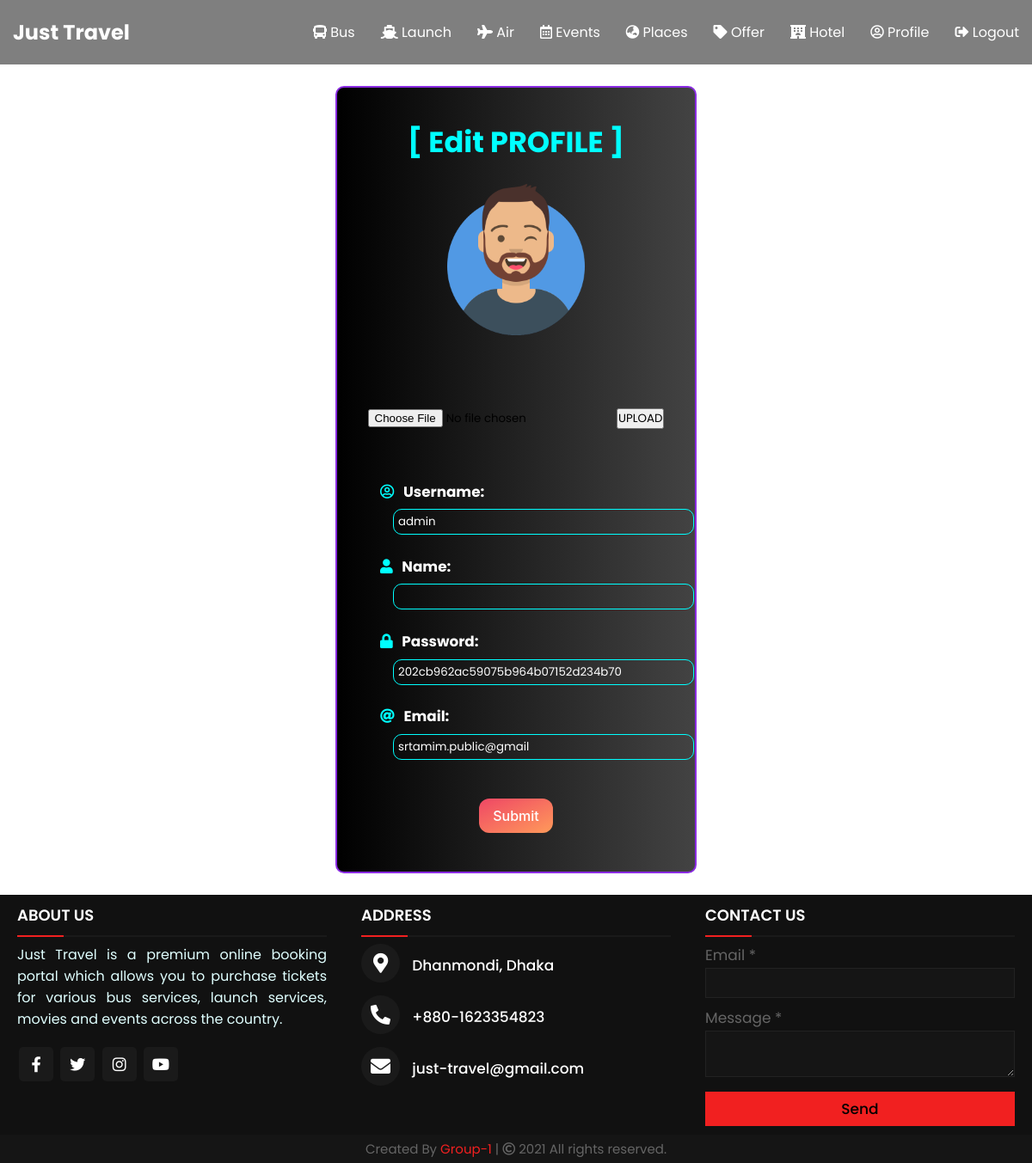
/view/reguser/edit-profile.php?id=5 (signed in), run on the app's committed database.
### tables this page shows
CREATE TABLE `users` (
  `id` bigint(20) NOT NULL,
  `fname` varchar(255) NOT NULL,
  `username` varchar(25) NOT NULL,
  `password` varchar(32) NOT NULL,
  `email` varchar(100) NOT NULL,
  `role` varchar(10) NOT NULL,
  `photo` varchar(255) DEFAULT NULL
);

### model/model.php (called while the page is built, shortened)
<?php
function getUserById($data)
{
    $con = getConnection();
    $sql = "select * from users where id={$data}";
    $result = mysqli_query($con, $sql);
    $data = mysqli_fetch_assoc($result);
    return $data;
}

### view/reguser/edit-profile.php (the view, shortened to what this page needs)
<?php
require_once('../../model/model.php');
$id = $_REQUEST['id'];
$user = getUserById($id);
if (isset($_COOKIE['flag'])) {
?>
    <!DOCTYPE html>
    <html lang="en">
    <head>
        <link rel="stylesheet" href="https://use.fontawesome.com/releases/v5.15.4/css/all.css">
        <link rel="stylesheet" href="./styles/header.css">
        <link rel="stylesheet" href="./styles/banner.css">
        <link rel="stylesheet" href="./styles/footer.css">
        <link rel="stylesheet" href="./styles/text-animation.css">
        <link rel="stylesheet" href="./styles/profile.css">
    </head>
    <body>
        <header>
            <?php include './header.php'; ?>
        </header>
        <main>
            <form method="post" action="../../control/updateUserInfo.php" enctype="multipart/form-data">
                <div class="profile">
                    <center>
                        <h1 style="color:cyan; margin-bottom:15px;">[ Edit PROFILE ]</h1>
                    </center>
                    <center>
                        <?php
                        if (empty($user['photo'])) {
                        ?>
                            <img src="./images/user.png" width="45%">
                        <?php
                        } else {
                        ?>
                            <img src="./images/user.png" id="blah" alt="" width="45%" height="auto" style="border: 2px solid blueviolet; border-radius:50%;">
                        <?php
                        }
                        ?>
                        <br>
                        <br><br>
                        <input type="file" name="fileToUpload" id="fileToUpload" onchange="validateImageAndSize()">
                        <button type="submit" name="upload">UPLOAD</button>
                        <br>
                    </center>
                    <br>
                    <p class="field"><strong><i style="color:cyan" class="far fa-user-circle"></i>&nbsp;&nbsp;&nbsp;Username:</strong>&nbsp;<input class="form-input" type="text" name="username" id="user" onkeyup="validateUsername(document.getElementById('user').value)" value="<?= $user['username'] ?>" disabled></p>
                    <p class="field"><strong><i style="color:cyan" class="fas fa-user"></i>&nbsp;&nbsp;&nbsp;Name:</strong>&nbsp;<input class="form-input" type="text" name="fname" id="fname" onkeyup="validateName(document.getElementById('fname').value)" value="<?= $user['fname']; ?>">
                    </p><span id="nameOutput"></span>
                    <p class="field"><strong><i style="color:cyan" class="fas fa-lock"></i>&nbsp;&nbsp;&nbsp;Password:</strong>&nbsp;<input type="text" class="form-input" name="password" id="pass" onkeyup="validatePassword(document.getElementById('pass').value)" value="<?= $user['password'] ?>">
                    </p>
                    <p class="field"><strong><i style="color:cyan" class="fas fa-at"></i>&nbsp;&nbsp;&nbsp;Email:</strong>&nbsp;<input type="email" class="form-input" name="email" id="email" onkeyup="CheckEmail(document.getElementById('email').value)" value="<?= $user['email'] ?>">
                    </p>
                    <center>
                        <button class="profileButton" id="profileEditButton" name="edit-submit" role="button">Submit</button>
                    </center>
                </div>
            </form>
        </main>
        <footer>
            <?php
            include './footer.php';
            ?>
        </footer>
    </body>
    </html>
<?php
} else {
    header('location: ../../control/user-login.php');
}
?>

### view/reguser/styles/header.css (style rules this page uses)
* { box-sizing: border-box; margin: 0; padding: 0; color: #000000 }
body { font-family: 'Open Sans', sans-serif; color: #222; padding-bottom: 50px; }

### view/reguser/styles/footer.css (style rules this page uses)
* { margin: 0; padding: 0; box-sizing: border-box; font-family: 'Poppins', sans-serif; }
footer { margin-top: 25px; width: 100%; background: #111; margin-top: 25px; position: absolute; }

### view/reguser/styles/profile.css (style rules this page uses)
* { font-family: 'Poppins', sans-serif; }
.profile { margin: 0 auto; padding: 30px; width: 35%; border: 2px solid blueviolet; border-radius: 10px; background: #000000; background: -webkit-linear-gradient(to left, #434343, #000000); background: linear-gradient(to left, #434343, #000000); color: white; margin-top: 100px; height: auto; transition: all 0.3s ease-out; line-height: 2; font-size: 105%; }
p, strong, .far, h1 { color: white; }
.profileButton { background: linear-gradient(to bottom right, #EF4765, #FF9A5A); border: 0; border-radius: 12px; color: #FFFFFF; cursor: pointer; display: inline-block; font-family: -apple-system, system-ui, "Segoe UI", Roboto, Helvetica, Arial, sans-serif; font-size: 16px; font-weight: 500; line-height: 2.5; outline: transparent; padding: 0 1rem; text-align: center; text-decoration: none; transition: box-shadow .2s ease-in-out; user-select: none; -webkit-user-select: none; touch-action: manipulation; white-space: nowrap; margin: 25px 10px 15px 10px; }

### view/reguser/edit-profile.php (style rules this page uses)
.form-input { width: 350px; height: 30px; border: 1px solid cyan; border-radius: 10px; background-color: transparent; display: inline-block; color: white; margin-left: 15px; padding: 5px; }
.field { margin-top: 20px; margin-bottom: 20px; margin-left: 20px; margin-right: 20px; }

### data on the page
users: username "admin", password "202cb962ac59075b964b07152d234b70", email "srtamim.public@gmail"
